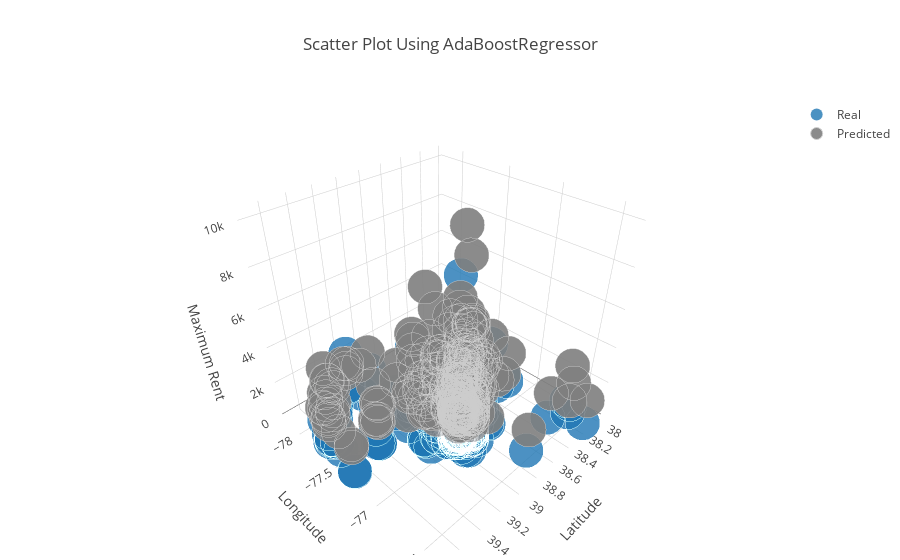
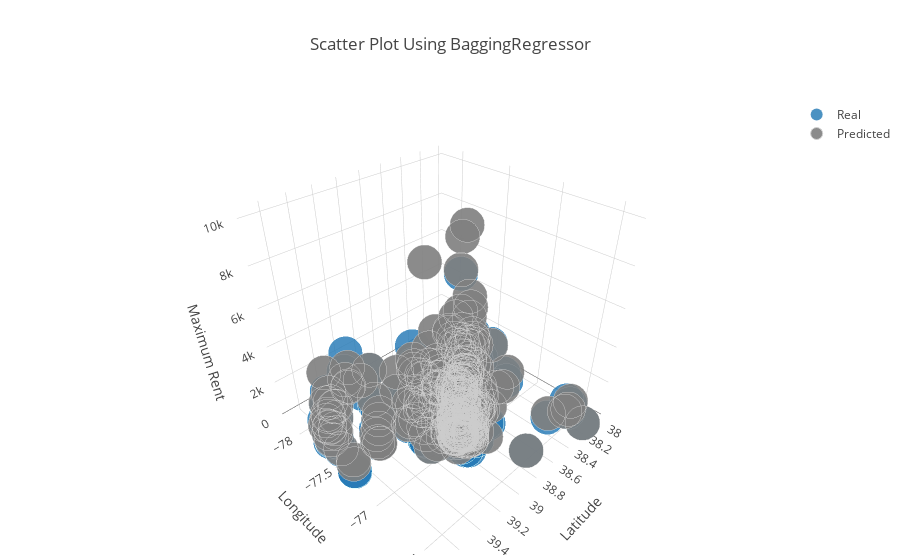
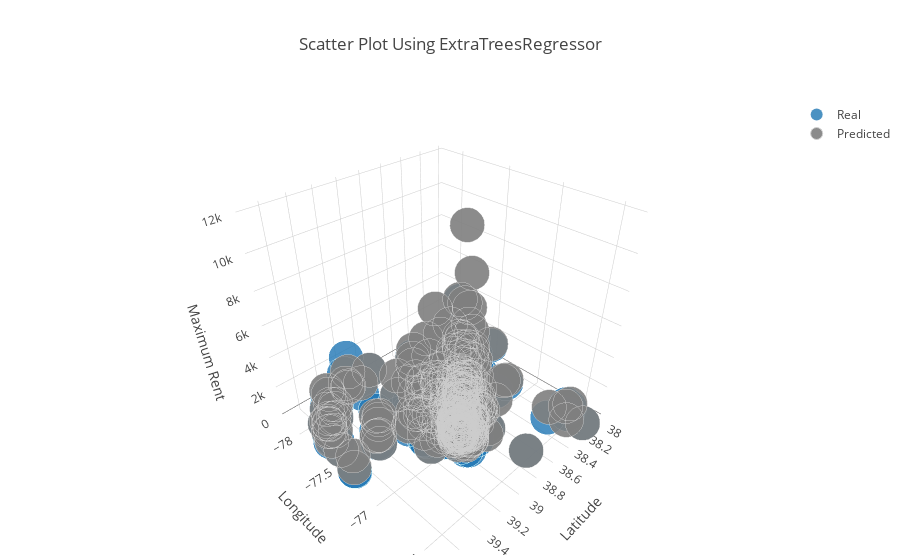
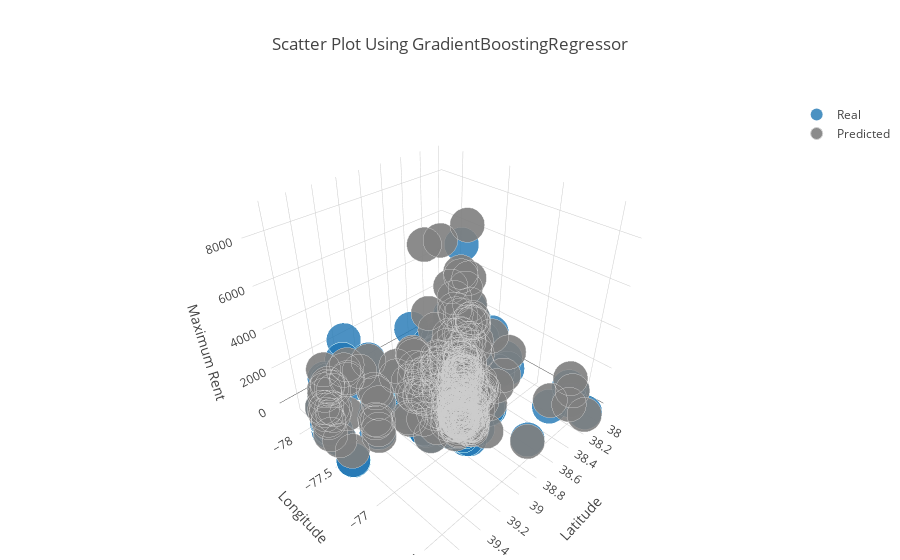

Notebook cell for these charts, in order:
### Code cell
import plotly.offline as py
import plotly.graph_objs as go
from plotly.offline import download_plotlyjs, init_notebook_mode, plot, iplot
import numpy as np
init_notebook_mode(connected=True)

for name, regressor in rs.items():
    X_train = imputed_train_lasso
    Y_train = df_train.MaxRent.values
    r=regressor()
    r.fit(X_train, Y_train)

    X_test = imputed_test_lasso

    x = df_test['Latitude']
    y = df_test['Longitude']
    z = df_test.MaxRent.values
    real_Y = go.Scatter3d(
        x=x,
        y=y,
        z=z,
        name = 'Real',
        mode='markers',
        marker=dict(
            size=12,
            line=dict(
                color='rgba(217, 217, 217, 0.14)',
                width=0.5
            ),
            opacity=0.8
        )
    )

    x2 = df_test['Latitude']
    y2 = df_test['Longitude']
    z2 = r.predict(X_test)
    predicted_Y = go.Scatter3d(
        x=x2,
        y=y2,
        z=z2,
        name = 'Predicted',
        mode='markers',
        marker=dict(
            color='rgb(127, 127, 127)',
            size=12,
            symbol='circle',
            line=dict(
                color='rgb(204, 204, 204)',
                width=1
            ),
            opacity=0.9
        )

    )
    data = [real_Y, predicted_Y]
    layout = go.Layout(
        title= "Scatter Plot Using " + name,
        scene = dict(
                        xaxis = dict(
                            title='Latitude'),
                        yaxis = dict(
                            title='Longitude'),
                        zaxis = dict(
                            title='Maximum Rent'),),
        margin=dict(
            l=100,
            r=5,
            b=5,
            t=100
        )
    )
    
    fig = go.Figure(data=data, layout=layout)
    py.iplot(fig, filename = "Scatter Plot Using " + name)

### Figure 1 — Plotly figure (JSON) as saved in the notebook; plotly's stock layout.template omitted (floating-point values rounded to 4 significant figures; data arrays with more than 128 entries replaced by an {"elided": "..."} marker saying what was removed)
{"data": [{"marker": {"line": {"color": "rgba(217, 217, 217, 0.14)", "width": 0.5}, "opacity": 0.8, "size": 12}, "mode": "markers", "name": "Real", "type": "scatter3d", "uid": "366ed79f-517f-43d4-b394-99105c6c60a3", "x": {"elided": "403 float values"}, "y": {"elided": "403 float values"}, "z": {"elided": "403 int values"}}, {"marker": {"color": "rgb(127, 127, 127)", "line": {"color": "rgb(204, 204, 204)", "width": 1}, "opacity": 0.9, "size": 12, "symbol": "circle"}, "mode": "markers", "name": "Predicted", "type": "scatter3d", "uid": "f9780e21-da7a-4e4c-bc40-bb1672f9ab1d", "x": {"elided": "403 float values"}, "y": {"elided": "403 float values"}, "z": {"elided": "403 float values"}}], "layout": {"margin": {"b": 5, "l": 100, "r": 5, "t": 100}, "scene": {"xaxis": {"title": {"text": "Latitude"}}, "yaxis": {"title": {"text": "Longitude"}}, "zaxis": {"title": {"text": "Maximum Rent"}}}, "title": {"text": "Scatter Plot Using AdaBoostRegressor"}}}

### Figure 2 — Plotly figure (JSON) as saved in the notebook; plotly's stock layout.template omitted (floating-point values rounded to 4 significant figures; data arrays with more than 128 entries replaced by an {"elided": "..."} marker saying what was removed)
{"data": [{"marker": {"line": {"color": "rgba(217, 217, 217, 0.14)", "width": 0.5}, "opacity": 0.8, "size": 12}, "mode": "markers", "name": "Real", "type": "scatter3d", "uid": "96157175-3bb6-4b60-a0a7-474a5f23313a", "x": {"elided": "403 float values"}, "y": {"elided": "403 float values"}, "z": {"elided": "403 int values"}}, {"marker": {"color": "rgb(127, 127, 127)", "line": {"color": "rgb(204, 204, 204)", "width": 1}, "opacity": 0.9, "size": 12, "symbol": "circle"}, "mode": "markers", "name": "Predicted", "type": "scatter3d", "uid": "127c3048-d54d-4c18-becf-7774d8870a11", "x": {"elided": "403 float values"}, "y": {"elided": "403 float values"}, "z": {"elided": "403 float values"}}], "layout": {"margin": {"b": 5, "l": 100, "r": 5, "t": 100}, "scene": {"xaxis": {"title": {"text": "Latitude"}}, "yaxis": {"title": {"text": "Longitude"}}, "zaxis": {"title": {"text": "Maximum Rent"}}}, "title": {"text": "Scatter Plot Using BaggingRegressor"}}}

### Figure 3 — Plotly figure (JSON) as saved in the notebook; plotly's stock layout.template omitted (floating-point values rounded to 4 significant figures; data arrays with more than 128 entries replaced by an {"elided": "..."} marker saying what was removed)
{"data": [{"marker": {"line": {"color": "rgba(217, 217, 217, 0.14)", "width": 0.5}, "opacity": 0.8, "size": 12}, "mode": "markers", "name": "Real", "type": "scatter3d", "uid": "cffeab6c-8bda-41e5-841c-ba9aeba2f59f", "x": {"elided": "403 float values"}, "y": {"elided": "403 float values"}, "z": {"elided": "403 int values"}}, {"marker": {"color": "rgb(127, 127, 127)", "line": {"color": "rgb(204, 204, 204)", "width": 1}, "opacity": 0.9, "size": 12, "symbol": "circle"}, "mode": "markers", "name": "Predicted", "type": "scatter3d", "uid": "1d76d9d0-dcd1-44bc-b612-dbdc35aa40cb", "x": {"elided": "403 float values"}, "y": {"elided": "403 float values"}, "z": {"elided": "403 float values"}}], "layout": {"margin": {"b": 5, "l": 100, "r": 5, "t": 100}, "scene": {"xaxis": {"title": {"text": "Latitude"}}, "yaxis": {"title": {"text": "Longitude"}}, "zaxis": {"title": {"text": "Maximum Rent"}}}, "title": {"text": "Scatter Plot Using ExtraTreesRegressor"}}}

### Figure 4 — Plotly figure (JSON) as saved in the notebook; plotly's stock layout.template omitted (floating-point values rounded to 4 significant figures; data arrays with more than 128 entries replaced by an {"elided": "..."} marker saying what was removed)
{"data": [{"marker": {"line": {"color": "rgba(217, 217, 217, 0.14)", "width": 0.5}, "opacity": 0.8, "size": 12}, "mode": "markers", "name": "Real", "type": "scatter3d", "uid": "d3975f39-d3ad-435e-b90d-9b1af7b33ad7", "x": {"elided": "403 float values"}, "y": {"elided": "403 float values"}, "z": {"elided": "403 int values"}}, {"marker": {"color": "rgb(127, 127, 127)", "line": {"color": "rgb(204, 204, 204)", "width": 1}, "opacity": 0.9, "size": 12, "symbol": "circle"}, "mode": "markers", "name": "Predicted", "type": "scatter3d", "uid": "af7e854f-82b8-4bd4-a9a2-5c650f444be7", "x": {"elided": "403 float values"}, "y": {"elided": "403 float values"}, "z": {"elided": "403 float values"}}], "layout": {"margin": {"b": 5, "l": 100, "r": 5, "t": 100}, "scene": {"xaxis": {"title": {"text": "Latitude"}}, "yaxis": {"title": {"text": "Longitude"}}, "zaxis": {"title": {"text": "Maximum Rent"}}}, "title": {"text": "Scatter Plot Using GradientBoostingRegressor"}}}
